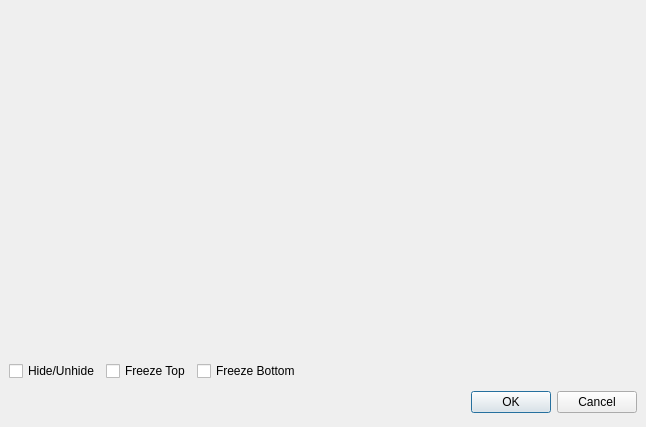
<ui version="4.0" >
 <class>RowColDesigner</class>
 <widget class="QDialog" name="RowColDesigner" >
  <property name="geometry" >
   <rect>
    <x>0</x>
    <y>0</y>
    <width>646</width>
    <height>427</height>
   </rect>
  </property>
  <property name="windowTitle" >
   <string>Dialog</string>
  </property>
  <layout class="QGridLayout" >
   <property name="margin" >
    <number>9</number>
   </property>
   <property name="spacing" >
    <number>6</number>
   </property>
   <item row="1" column="0" >
    <layout class="QVBoxLayout" >
     <property name="margin" >
      <number>0</number>
     </property>
     <property name="spacing" >
      <number>6</number>
     </property>
     <item>
      <layout class="QHBoxLayout" >
       <property name="margin" >
        <number>0</number>
       </property>
       <property name="spacing" >
        <number>6</number>
       </property>
       <item>
        <widget class="QCheckBox" name="hideCheck" >
         <property name="text" >
          <string>Hide/Unhide</string>
         </property>
        </widget>
       </item>
       <item>
        <widget class="QCheckBox" name="freezeCheck" >
         <property name="text" >
          <string>Freeze Top</string>
         </property>
        </widget>
       </item>
       <item>
        <widget class="QCheckBox" name="freezeCheckAlt" >
         <property name="text" >
          <string>Freeze Bottom</string>
         </property>
        </widget>
       </item>
       <item>
        <spacer>
         <property name="orientation" >
          <enum>Qt::Horizontal</enum>
         </property>
         <property name="sizeHint" >
          <size>
           <width>40</width>
           <height>20</height>
          </size>
         </property>
        </spacer>
       </item>
      </layout>
     </item>
     <item>
      <layout class="QHBoxLayout" >
       <property name="margin" >
        <number>0</number>
       </property>
       <property name="spacing" >
        <number>6</number>
       </property>
       <item>
        <spacer>
         <property name="orientation" >
          <enum>Qt::Horizontal</enum>
         </property>
         <property name="sizeHint" >
          <size>
           <width>131</width>
           <height>31</height>
          </size>
         </property>
        </spacer>
       </item>
       <item>
        <widget class="QPushButton" name="okButton" >
         <property name="text" >
          <string>OK</string>
         </property>
        </widget>
       </item>
       <item>
        <widget class="QPushButton" name="cancelButton" >
         <property name="text" >
          <string>Cancel</string>
         </property>
        </widget>
       </item>
      </layout>
     </item>
    </layout>
   </item>
   <item row="0" column="0" >
    <widget class="QicsTable" name="previewTable" />
   </item>
  </layout>
 </widget>
 <customwidgets>
  <customwidget>
   <class>QicsTable</class>
   <extends>QFrame</extends>
   <header>QicsTable.h</header>
  </customwidget>
 </customwidgets>
 <resources/>
 <connections>
  <connection>
   <sender>okButton</sender>
   <signal>clicked()</signal>
   <receiver>RowColDesigner</receiver>
   <slot>accept()</slot>
   <hints>
    <hint type="sourcelabel" >
     <x>278</x>
     <y>253</y>
    </hint>
    <hint type="destinationlabel" >
     <x>96</x>
     <y>254</y>
    </hint>
   </hints>
  </connection>
  <connection>
   <sender>cancelButton</sender>
   <signal>clicked()</signal>
   <receiver>RowColDesigner</receiver>
   <slot>reject()</slot>
   <hints>
    <hint type="sourcelabel" >
     <x>369</x>
     <y>253</y>
    </hint>
    <hint type="destinationlabel" >
     <x>179</x>
     <y>282</y>
    </hint>
   </hints>
  </connection>
 </connections>
</ui>
